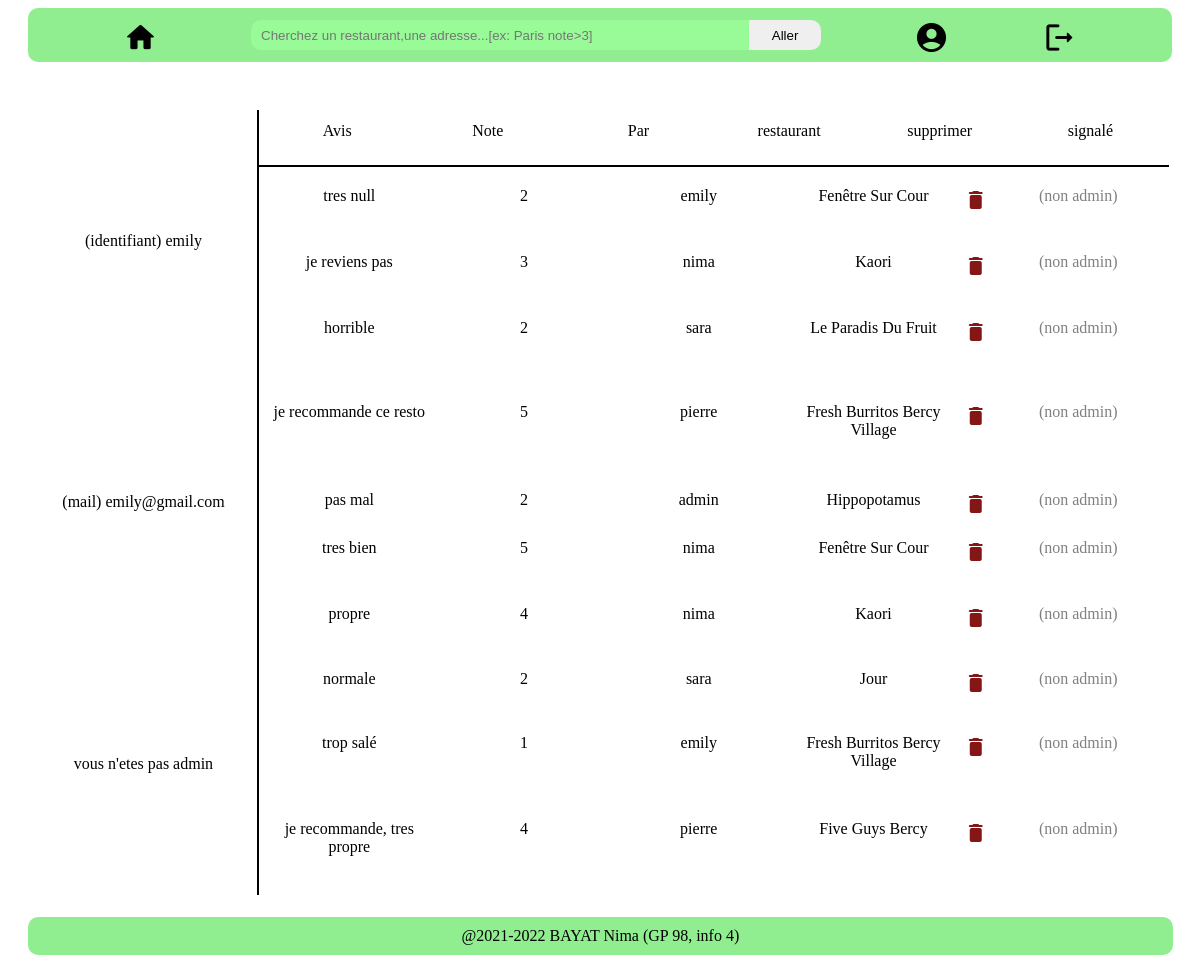
The app's page /src/views/profile.php (signed in) with its own data.
### tables this page shows
create table users
(
    identifiant       varchar(32)  NOT NULL,
    mail    varchar(64) NOT NULL,
    isAdmin      INT(1) NOT NULL DEFAULT 0,
    password varchar(1024) NOT NULL,
    userID int AUTO_INCREMENT,
    PRIMARY KEY (userID)
);

create table avis(
    restaurantId int,
    userAvisId int,
    avis varchar(1024) DEFAULT NULL,
    note DOUBLE DEFAULT NULL,
    isReportedBinary INT DEFAULT 0,
    FOREIGN KEY(restaurantId) REFERENCES restaurants(restaurantID),
    FOREIGN KEY(userAvisId) REFERENCES users(userID)
);

create table restaurants
(
    nom       varchar(32)  NOT NULL,
    adress    varchar(128) NOT NULL,
    img__Path varchar(64)  NULL DEFAULT '',
    note      DOUBLE NOT NULL DEFAULT 0,
    restaurantID int AUTO_INCREMENT ,
    PRIMARY KEY (restaurantID)
);

### src/core/restoIDToName.php (called while the page is built, shortened)
<?php
function returnRestoNameFromID($id){
    $conn = getConnection();
    $conn->select_db('leProjet');
    $quary = "SELECT * from restaurants WHERE restaurantID = '$id'";
    $resault = mysqli_query($conn, $quary);
    if ($resault->num_rows > 0){
        return mysqli_fetch_array($resault)['nom'];
    }
    else return '-';
}
?>

### src/core/profileAvisListeBuilder.php (the view, shortened to what this page needs)
<?php
require_once 'restoIDToName.php';
if (isset($_SESSION['user'])){
    $identifant = $_SESSION['user'];
    $dataBaseCallResault = getUserInfoFromDataBase($identifant);
    $isAdmin = $dataBaseCallResault['isAdmin'];
    $userID = $dataBaseCallResault['userID'];
}
function profileGetAvisListe(): ?string
{
    global $isAdmin;
    global $userID;
    $conn = getConnection();
    $conn->select_db('leProjet');
    if ($isAdmin ===0){
        $quary = "SELECT * from avis WHERE userAvisId = '$userID'";
        $resault = mysqli_query($conn, $quary);
    } else {
        $quary = "SELECT * from avis";
        $resault = mysqli_query($conn, $quary);
    }
    if ($resault->num_rows > 0){
        $funcResault = '';
        while ($tmp = mysqli_fetch_array($resault)){
            $funcResault .= avisHTMLBodyBuilder($tmp['avis'], $tmp['note'],
                userIDToName($tmp['userAvisId']), returnRestoNameFromID($tmp['restaurantId']),
                $tmp['isReportedBinary'], $isAdmin);
        }
        return $funcResault;
    }
    else return null;
}
function avisHTMLBodyBuilder($avis, $note, $user, $resturant, $isReportedBinary, $isAdmin): string
{
    $tmp = '';
    if ($isAdmin == 1) {
        if ($isReportedBinary == 1) $tmp .= '<div class="avis" style="color: red">';
        else $tmp .= '<div class="avis">';
    } else $tmp .= '<div class="avis">';
    $tmp .= "<p1>$avis</p1>";
    $tmp .= "<p1>$note</p1>";
    $tmp .= "<p1>$user</p1>";
    $tmp .= "<p1>$resturant</p1>";
    $tmp .= supprimerUnAvisHTML($avis);
    if ($isAdmin == 1) {
        if ($isReportedBinary == 1) $tmp .= "<p1><a href='../core/ignorerReport.php?avis=$avis'>Ignorer</a></p1>";
        else $tmp .= "<p1>non signalé</p1>";;
    } else $tmp .= "<p1 style='color: gray'>(non admin)</p1>";
    $tmp .= '</div>';
    return $tmp;
}
function supprimerUnAvisHTML($avis){
    $tmp = '';
    $tmp .= "<a href='/src/core/supprimerAvis.php?avis=$avis' class='avis'><span class='material-icons-round'>delete</span></a>";
    return $tmp;
}

### src/core/profileBuilder.php (shortened to what this page needs)
<?php
if (isset($_SESSION['user'])){
    $identifant = $_SESSION['user'];
    $dataBaseCallResault = getUserInfoFromDataBase($identifant);
    $mail = $dataBaseCallResault['mail'];
    $isAdmin = $dataBaseCallResault['isAdmin'];
}
function getUserInfoFromDataBase($user){
    $conn = getConnection();
    $conn->select_db('leProjet');
    $quary = "SELECT * from users WHERE identifiant = '$user'";
    $resault = mysqli_query($conn, $quary);
    if ($resault->num_rows > 0){
        $resault = mysqli_fetch_array($resault);
        return $resault;
    }
    else return null;
}
$finalResault = '';
$finalResault .= "<p1>(identifiant) $identifant</p1>";
$finalResault .= "<p1>(mail) $mail</p1>";
$finalResault .= ($isAdmin==0) ? "<p1>vous n'etes pas admin</p1>" : "<p1>vous etes admin</p1>";
function getProfile(){
    global  $finalResault;
    return "<div class='profile'>$finalResault</div>";
}
?>

### src/views/css/profile.css (style rules this page uses)
.body { height: 900px; display: flex; flex-direction: column; }
.infoContainer p1 { padding: 1%; text-align: center; }
.profile { display: flex; flex-direction: column; justify-content: space-around; height: 100%; width: 100%; }
.avis { display: flex; flex-direction: row; flex-wrap: wrap; justify-content: space-evenly; padding: 3px; word-break: break-word; }
.avis p1 { flex: 1; flex-wrap: wrap; }
.avis a { text-decoration: none; color: inherit; padding-top: 10px; color: #841616; }

### records on screen
users: mail "emily@gmail.com"
avis: avis "tres null", note "2", user "emily", restaurantId.nom "Fenêtre Sur Cour"
avis: avis "je reviens pas", note "3", user "nima", restaurantId.nom "Kaori"
avis: avis "horrible", note "2", user "sara", restaurantId.nom "Le Paradis Du Fruit"
avis: avis "je recommande ce resto", note "5", user "pierre", restaurantId.nom "Fresh Burritos Bercy Village"
avis: avis "pas mal", note "2", user "admin", restaurantId.nom "Hippopotamus"
avis: avis "tres bien", note "5", user "nima", restaurantId.nom "Fenêtre Sur Cour"
avis: avis "propre", note "4", user "nima", restaurantId.nom "Kaori"
avis: avis "normale", note "2", user "sara", restaurantId.nom "Jour"
avis: avis "trop salé", note "1", user "emily", restaurantId.nom "Fresh Burritos Bercy Village"
avis: avis "je recommande, tres propre", note "4", user "pierre", restaurantId.nom "Five Guys Bercy"

### other values on screen
$identifant "emily"
